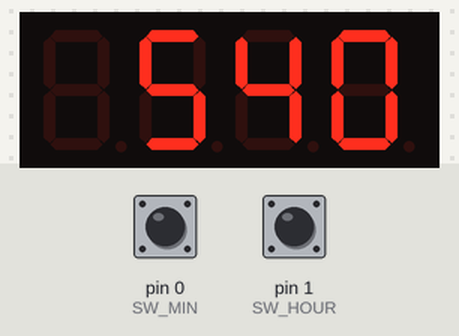
A sketch run on a simulated Arduino Uno, built with avr-gcc and run on an emulated ATmega328P. Shown: 4-digit seven-segment display. The inputs (shaded band) are chosen by the test bench; at power-on: pin 0 (SW_MIN) HIGH, pin 1 (SW_HOUR) HIGH.

Above: at 1.2 s.
1.3 s: pin 0 (SW_MIN) pulled LOW for 3.2 s
At 5.8 s:
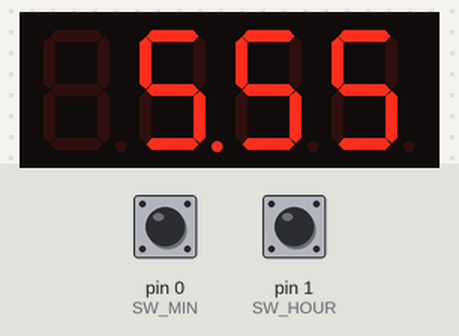
6.0 s: pin 1 (SW_HOUR) pulled LOW for 0.15 s
At 7.6 s:
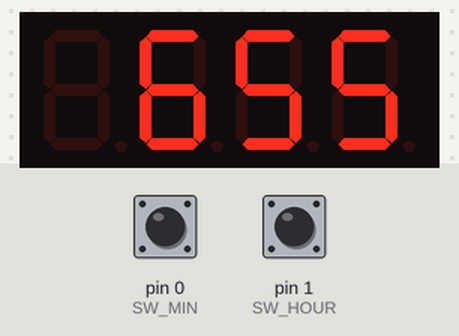
8.5 s: pin 0 (SW_MIN) pulled LOW for 0.15 s
At 9.2 s:
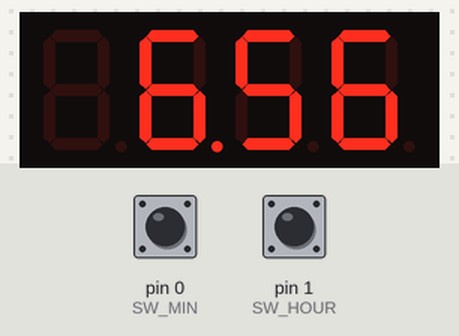
11.0 s: pin 1 (SW_HOUR) pulled LOW for 1 s
At 13.2 s:
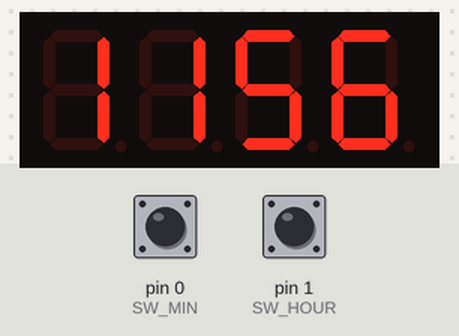
Timing chart, 0 to 14.5 s (numbered marks = the images above; inputs shaded):
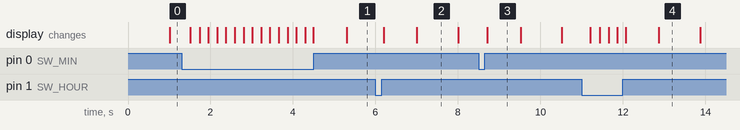

The sketch:

LedClock.ino
```cpp
// (licence header left out)
#include <Time.h>
#include <TimeLib.h>
#include <SevenSeg.h>

// Define 7 segment display pin connections
SevenSeg disp(13,2,3,4,5,6,7);

// We plan to use 4 digits
const int numOfDigits=4;

// Defining array for those 4 digits.
int digitPins[numOfDigits]={12,11,10,9};

// Switches for incrementing time
#define SW_HOUR   1
#define SW_MIN    0

void setup() {
   disp.setDigitPins(numOfDigits, digitPins);
   disp.setDPPin(8);
   pinMode(SW_HOUR, INPUT);
   pinMode(SW_MIN,  INPUT);
   // Set a fake time to initialize. Anything is good.
   setTime(5,40, 00, 10, 12, 2017);
}

// Buffer to hold printable time
char buff[10];

void loop() {
  int hr = hour();
  int mn = minute();
  int sec = second();

  if (digitalRead(SW_HOUR) == LOW) {
    // Increase Hour
    hr = hr + 1;
    if (hr > 23) hr = 0;
    setTime(hr, mn, sec, 10, 12, 2017);
    delay(200);
  }

  if (digitalRead(SW_MIN) == LOW) {
    // Increase Minute
    mn = mn + 1;
    if (mn == 60) {
      mn = 0;
      hr = hr + 1;
    }
    if (hr > 23) hr = 0;
    setTime(hr, mn, sec, 10, 12, 2017);
    delay(200);
  }
  if (hr > 12) hr = hr-12;
  sprintf(buff, "%2d%s%02d", hr, (sec%2==0?".":"") ,mn);
  disp.write(buff);
}
```

Measured:
- after the input at 1.3 s, the display: first changes after 0.21 s (image 1 shows a later state)
- after the input at 6.0 s, the display: first changes after 0.20 s (image 2 shows a later state)
- after the input at 8.5 s, the display: changes after 0.21 s (image 3)
- after the input at 11.0 s, the display: first changes after 0.21 s (image 4 shows a later state)
